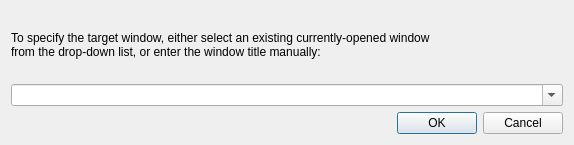
<ui version="4.0" >
 <class>TargetWindowDlg</class>
 <widget class="QDialog" name="TargetWindowDlg" >
  <property name="geometry" >
   <rect>
    <x>0</x>
    <y>0</y>
    <width>574</width>
    <height>145</height>
   </rect>
  </property>
  <property name="windowTitle" >
   <string>Auto-Type: Select Target Window</string>
  </property>
  <layout class="QVBoxLayout" name="verticalLayout" >
   <item>
    <widget class="QLabel" name="label" >
     <property name="text" >
      <string>To specify the target window, either select an existing currently-opened window
from the drop-down list, or enter the window title manually:</string>
     </property>
    </widget>
   </item>
   <item>
    <widget class="QComboBox" name="comboWindow" >
     <property name="editable" >
      <bool>true</bool>
     </property>
    </widget>
   </item>
   <item>
    <widget class="QDialogButtonBox" name="buttonBox" >
     <property name="standardButtons" >
      <set>QDialogButtonBox::Cancel|QDialogButtonBox::Ok</set>
     </property>
    </widget>
   </item>
  </layout>
 </widget>
 <resources/>
 <connections/>
</ui>
